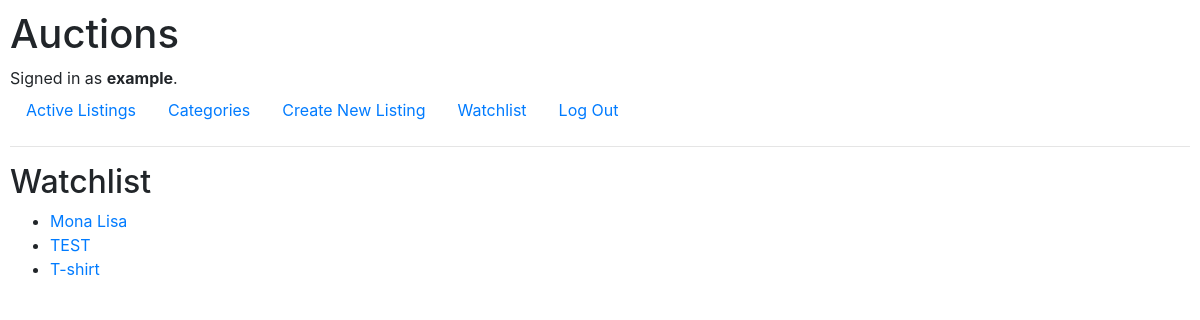
Page /watchlist (signed in) on the committed database.
### auctions/models.py (models this page shows, shortened)
class User(AbstractUser):
    pass

class Listing(models.Model):
    listed_by = models.ForeignKey(User, on_delete=models.CASCADE)
    category = models.ForeignKey(Category, on_delete=models.CASCADE, null=True, related_name="listings_in_category")
    title = models.CharField(max_length=64, null=True)
    description = models.TextField(null=True)
    current_bid = models.IntegerField(default=0)
    image_url = models.CharField(max_length=256, null=True)
    related_watchlists = models.ManyToManyField('Watchlist', blank=True, related_name="listings")
    auction_open = models.BooleanField(default=True)

### auctions/views.py (the view)
# urls.py: path("watchlist", views.watchlist, name="watchlist"),
@login_required
def watchlist(request):
    user = request.user
    try:
        watchlist = user.user_watchlist
        related_listings = watchlist.related_listings.all()
    except:
        Watchlist.objects.create(user=user)
        watchlist = user.user_watchlist
        related_listings = watchlist.related_listings.all()
    return render(request, "auctions/watchlist.html",{
        "listings": related_listings
    })

### auctions/templates/auctions/watchlist.html
{% extends "auctions/layout.html" %}
{% block body %}
    <h2>Watchlist</h2>
    <ul>
        {% for listing in listings %}
            <li>
                <a href="{% url 'listing' listing.id %}">{{ listing.title }}</a>
            </li>
        {% endfor %}
    </ul>
{% endblock %}

### auctions/templates/auctions/layout.html (shortened to what this page needs)
{% load static %}
<!DOCTYPE html>
<html lang="en">
    <head>
        <link rel="stylesheet" href="https://stackpath.bootstrapcdn.com/bootstrap/4.4.1/css/bootstrap.min.css">
        <link href="{% static 'auctions/styles.css' %}" rel="stylesheet">
    </head>
    <body>
        <h1>Auctions</h1>
        <div>
            {% if user.is_authenticated %}
                Signed in as <strong>{{ user.username }}</strong>.
            {% else %}
                Not signed in.
            {% endif %}
        </div>
        <ul class="nav">
            <li class="nav-item">
                <a class="nav-link" href="{% url 'index' %}">Active Listings</a>
            </li>
            <li>
                <a class="nav-link" href="{% url 'categoriesindex' %}">Categories</a>
            </li>
            {% if user.is_authenticated %}
                <li class="nav-item">
                    <a class="nav-link" href="{% url 'newlisting' %}">Create New Listing</a>
                </li>
                <li class="nav-item">
                    <a class="nav-link" href="{% url 'watchlist' %}">Watchlist</a>
                </li>
                <li class="nav-item">
                    <a class="nav-link" href="{% url 'logout' %}">Log Out</a>
                </li>
            {% endif %}
        </ul>
        <hr>
        {% block body %}
        {% endblock %}
    </body>
</html>

### auctions/static/auctions/styles.css (style rules this page uses)
body { padding: 10px; }

### rows in the picture
User: username "example"
Listing: title "Mona Lisa"
Listing: title "TEST"
Listing: title "T-shirt"
